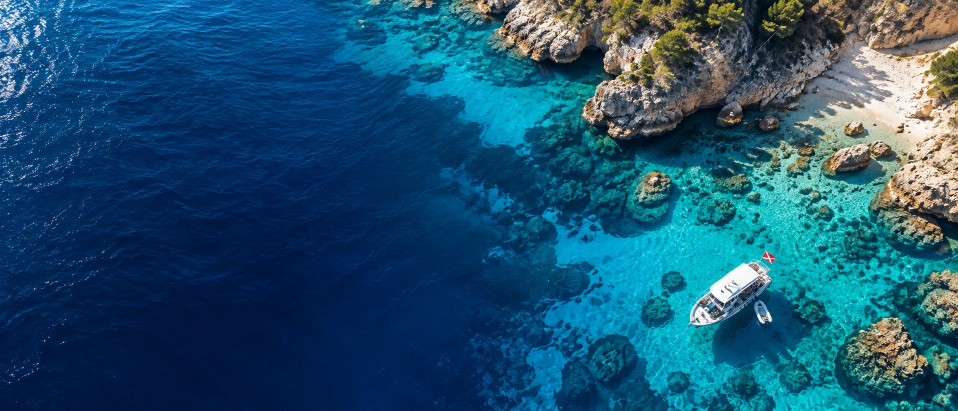
#> input picture scripts/fotos/originales/3.webp, 1915 x 821 px (shown at 1/2 size)
$ python preparar_fotos_titular.py
#> lines starting #> are read from the running program, lines starting #| are printed output that depends on the picture
#!/usr/bin/env python3
"""v50.57 · Revisión general 3.1: the photos sent by the owner, ready for the web.

From scripts/fotos/originales/<n>.webp (as they arrived; not shipped in any zip) to public/img/titular/:
- <name>.webp, the photo at its own width (≤ 2200 px);
- <name>-640.webp, <name>-960.webp and <name>-1440.webp for srcset (phone, tablet and computer);
- <name>.jpg, 1440 px, the fallback for browsers without WebP.
No camera data is kept (Pillow writes only the pixels); each file says whose it is in its EXIF (Copyright and Artist:
«Propiedad de WORLDIVES DISCOVERY»). The focus point of each photo, where its main subject is, lives in the web
(WD_PHOTOS in public/js/world-dives-v8.js) so that a crop for a phone never cuts it. What goes where: docs/fotos/README.md.

    python3 scripts/fotos/preparar_fotos_titular.py
"""
from __future__ import annotations

from pathlib import Path

from PIL import Image

ROOT = Path(__file__).resolve().parents[2]
SRC = ROOT / 'scripts' / 'fotos' / 'originales'
OUT = ROOT / 'public' / 'img' / 'titular'
PHOTOS = {   # original → name on the web
    '3.webp': 'costa-barco',            # aerial view of a rocky coast with turquoise water and a dive boat
    '4.webp': 'nocturna-pulpo',         # night dive: octopus and moray on the reef, a diver with a torch behind
    '5.webp': 'buceador-rayos',         # a diver in open water under rays of sun, reef on the right
    '6.webp': 'barco-cadena',           # a boat seen from below and its anchor chain going down into the blue
    '7.webp': 'caballito-posidonia',    # a seahorse among posidonia
}
WIDTHS = (640, 960, 1440)
MAX_W = 2200


def owner_exif():
    """The licence of the photo, in its own metadata (EXIF Copyright and Artist)."""
    ex = Image.Exif()
    ex[0x8298] = 'Propiedad de WORLDIVES DISCOVERY'
    ex[0x013B] = 'WORLDIVES DISCOVERY'
    return ex.tobytes()


def main():
    OUT.mkdir(parents=True, exist_ok=True)
    for src, name in PHOTOS.items():
        im = Image.open(SRC / src).convert('RGB')
#> im is the input picture: PIL image 1915x821 RGB; mean R, G, B 28, 82, 111.1
        if im.width > MAX_W: im = im.resize((MAX_W, round(im.height * MAX_W / im.width)), Image.LANCZOS)
        w, h = im.size
#> w = 1915; h = 821
        exif = owner_exif()
        im.save(OUT / f'{name}.webp', 'WEBP', quality=80, method=6, exif=exif)
        for width in WIDTHS:
            if width < w: im.resize((width, round(h * width / w)), Image.LANCZOS).save(OUT / f'{name}-{width}.webp', 'WEBP', quality=74, method=6, exif=exif)
#> this loop made 3 passes
#> pass 1, in main, `if width < w: im.resize((width, round(h * width / w)), Image.LANCZOS)...`:
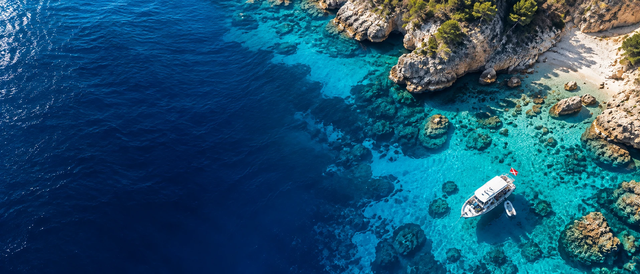
#> saved as costa-barco-640.webp: PIL image 640x274 RGB; mean R, G, B 28, 82, 111.1
#> pass 2, in main, `if width < w: im.resize((width, round(h * width / w)), Image.LANCZOS)...`:
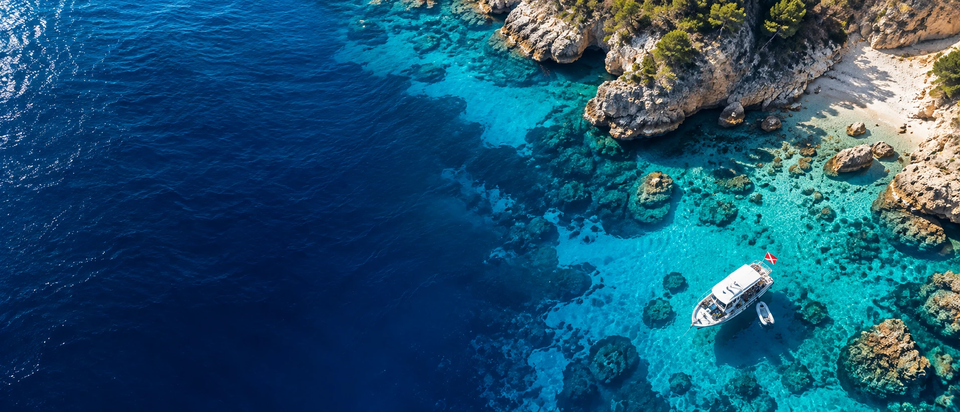
#> saved as costa-barco-960.webp: PIL image 960x412 RGB; mean R, G, B 28, 82, 111.1
        jw = min(1440, w)
#> jw = 1440
        im.resize((jw, round(h * jw / w)), Image.LANCZOS).save(OUT / f'{name}.jpg', 'JPEG', quality=80, optimize=True, progressive=True, exif=exif)
        sizes = ', '.join(f'{p.name} {p.stat().st_size // 1024} KB' for p in sorted(OUT.glob(f'{name}*')))
        print(f'{name} ({w}×{h}): {sizes}')
#| costa-barco (1915×821):
#> pass 2 of the loop in main, `for src, name in PHOTOS.items():`:
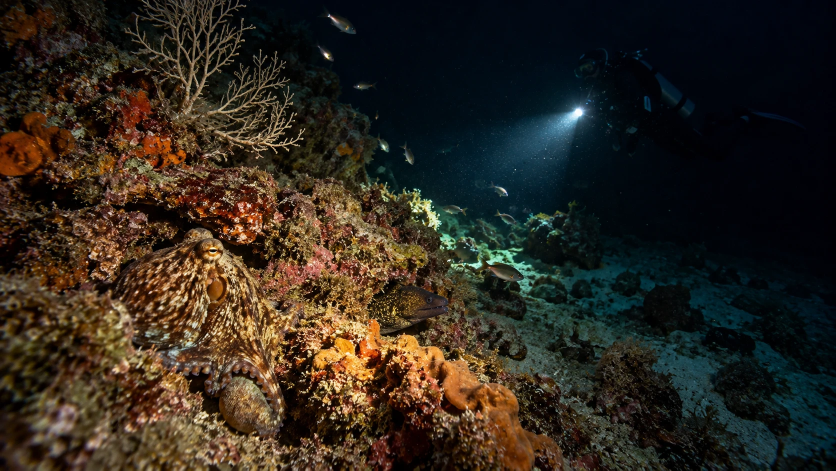
#> input picture scripts/fotos/originales/4.webp, 1672 x 941 px (shown at 1/2 size)
#> in main, im is the input picture: PIL image 1672x941 RGB; mean R, G, B 47, 39.9, 30.2
#> the loop in main, `for width in WIDTHS:` made 3 passes
#> pass 1, in main, `if width < w: im.resize((width, round(h * width / w)), Image.LANCZOS)...`:
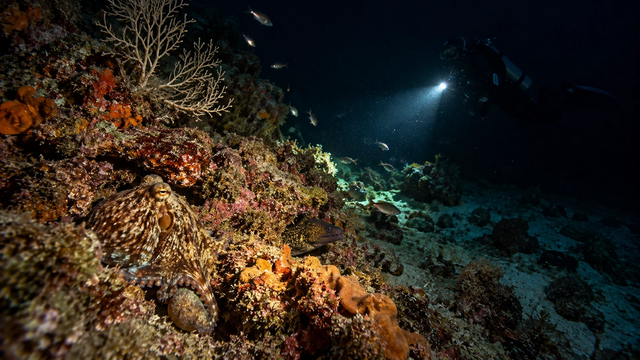
#> saved as nocturna-pulpo-640.webp: PIL image 640x360 RGB; mean R, G, B 47, 40, 30.3
#> in main, `im.resize((jw, round(h * jw / w)), Image.LANCZOS).save(OUT / f'{name}...`:
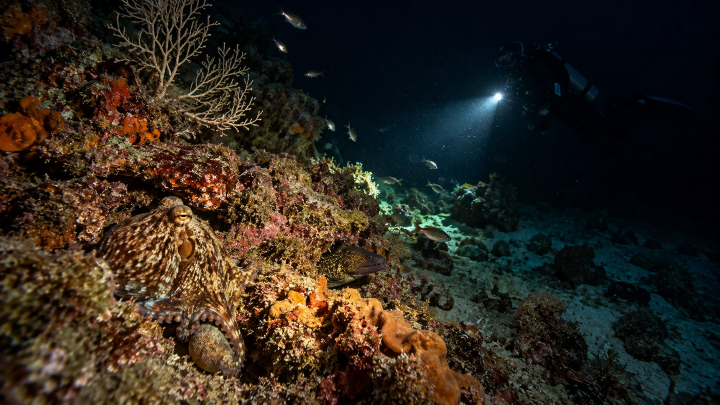
#> saved as nocturna-pulpo.jpg: PIL image 1440x810 RGB (shown at 1/2 size); mean R, G, B 47, 39.9, 30.2
#| nocturna-pulpo (1672×941):
#> pass 3 of the loop in main, `for src, name in PHOTOS.items():`:
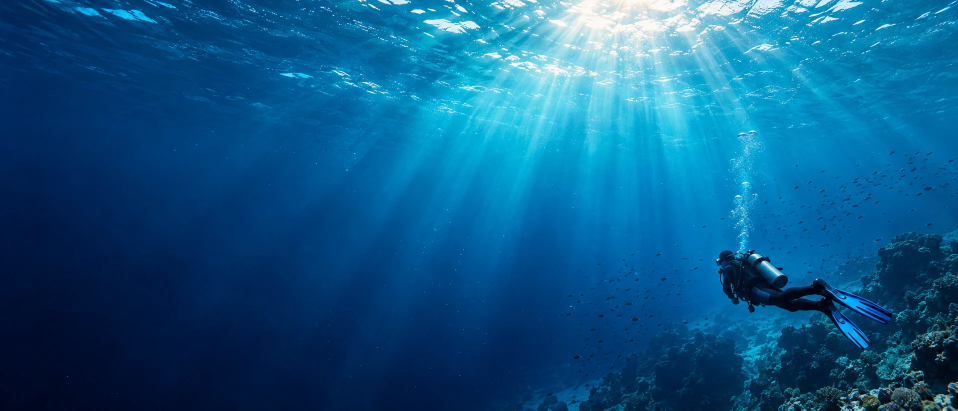
#> input picture scripts/fotos/originales/5.webp, 1916 x 821 px (shown at 1/2 size)
#> in main, im is the input picture: PIL image 1916x821 RGB; mean R, G, B 14, 89.2, 136
#> the loop in main, `for width in WIDTHS:` made 3 passes
#> pass 1, in main, `if width < w: im.resize((width, round(h * width / w)), Image.LANCZOS)...`:
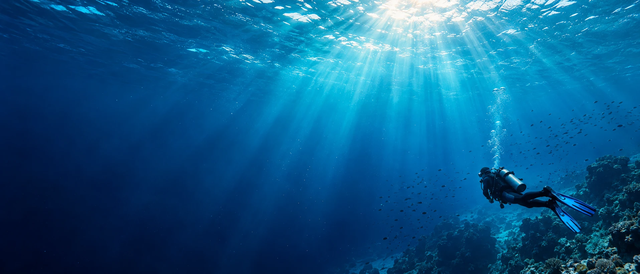
#> saved as buceador-rayos-640.webp: PIL image 640x274 RGB; mean R, G, B 14, 89.2, 136
#> pass 2, in main, `if width < w: im.resize((width, round(h * width / w)), Image.LANCZOS)...`:
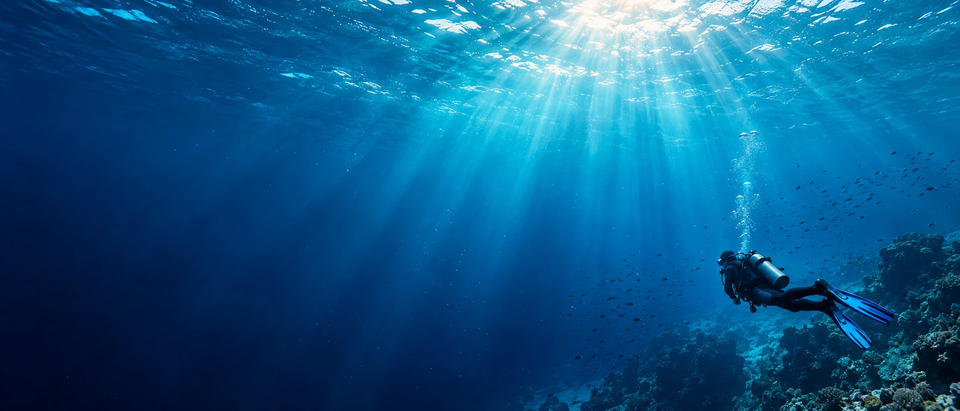
#> saved as buceador-rayos-960.webp: PIL image 960x411 RGB; mean R, G, B 14, 89.2, 136
#| buceador-rayos (1916×821):
#> the loop made 5 passes; the first 3 are shown


if __name__ == '__main__':
    main()
